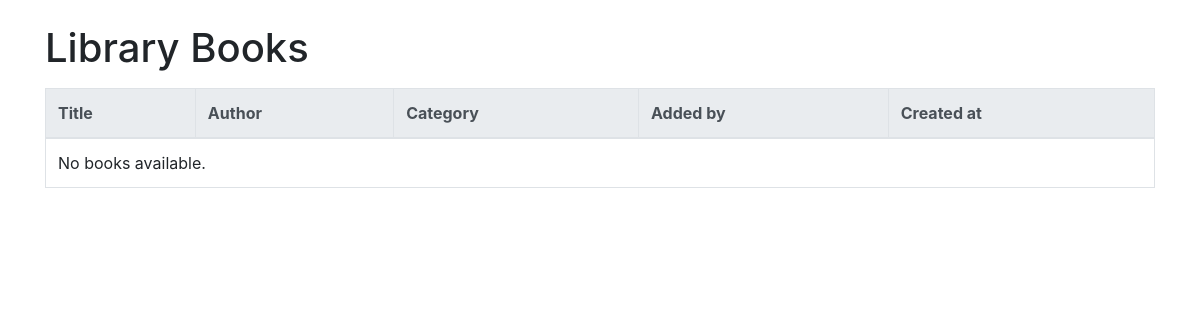
Before: /api/list/ with the older database file.
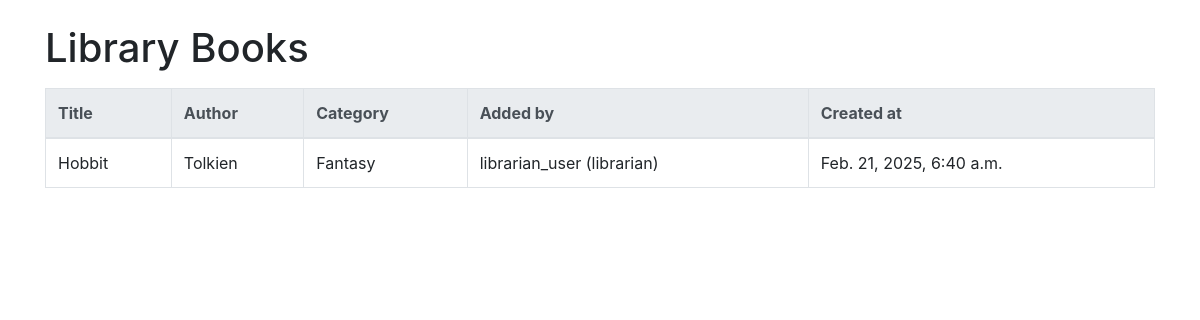
After: the same page with the newer database file.
### library/models.py (models this page shows, shortened)
class Book(models.Model):
    title = models.CharField(max_length=255)
    author = models.CharField(max_length=255)
    category = models.CharField(max_length=100)
    added_by = models.ForeignKey(settings.AUTH_USER_MODEL, on_delete=models.CASCADE)  # ✅ Zmiana User -> settings.AUTH_USER_MODEL
    created_at = models.DateTimeField(auto_now_add=True)
    is_available = models.BooleanField(default=True)

class CustomUser(AbstractUser):
    ROLE_CHOICES = [
        ("admin", "Admin"),
        ("librarian", "Librarian"),
        ("reader", "Reader"),
    ]
    role = models.CharField(max_length=10, choices=ROLE_CHOICES, default="reader")
    def __str__(self):
        return f"{self.username} ({self.role})"

### library/views.py (the view)
# urls.py: path("list/", BookListView.as_view(), name="book-list"),
@method_decorator(cache_page(60 * 15), name='dispatch')
class BookListView(ListView):
    model = Book
    template_name = "library/book_list.html"
    context_object_name = "books"

### library/templates/library/book_list.html (shortened to what this page needs)
<!DOCTYPE html>
<html lang="en">
<head>
    <link rel="stylesheet" href="https://stackpath.bootstrapcdn.com/bootstrap/4.5.2/css/bootstrap.min.css">
</head>
<body>
<div class="container">
    <h1 class="mt-4">Library Books</h1>
    <table class="table table-bordered mt-3">
        <thead class="thead-light">
            <tr>
                <th>Title</th>
                <th>Author</th>
                <th>Category</th>
                <th>Added by</th>
                <th>Created at</th>
            </tr>
        </thead>
        <tbody>
            {% for book in books %}
            <tr>
                <td>{{ book.title }}</td>
                <td>{{ book.author }}</td>
                <td>{{ book.category }}</td>
                <td>{{ book.added_by }}</td>
                <td>{{ book.created_at }}</td>
            </tr>
            {% empty %}
            <tr>
                <td colspan="5">No books available.</td>
            </tr>
            {% endfor %}
        </tbody>
    </table>
</div>
</body>
</html>

Changed rows visible on the page:
added Book: title "Hobbit", author "Tolkien", category "Fantasy", added_by "librarian_user (librarian)", created_at "Feb. 21, 2025, 6:40 a.m."
Other visible differences:
text no longer shown: "No books available."
